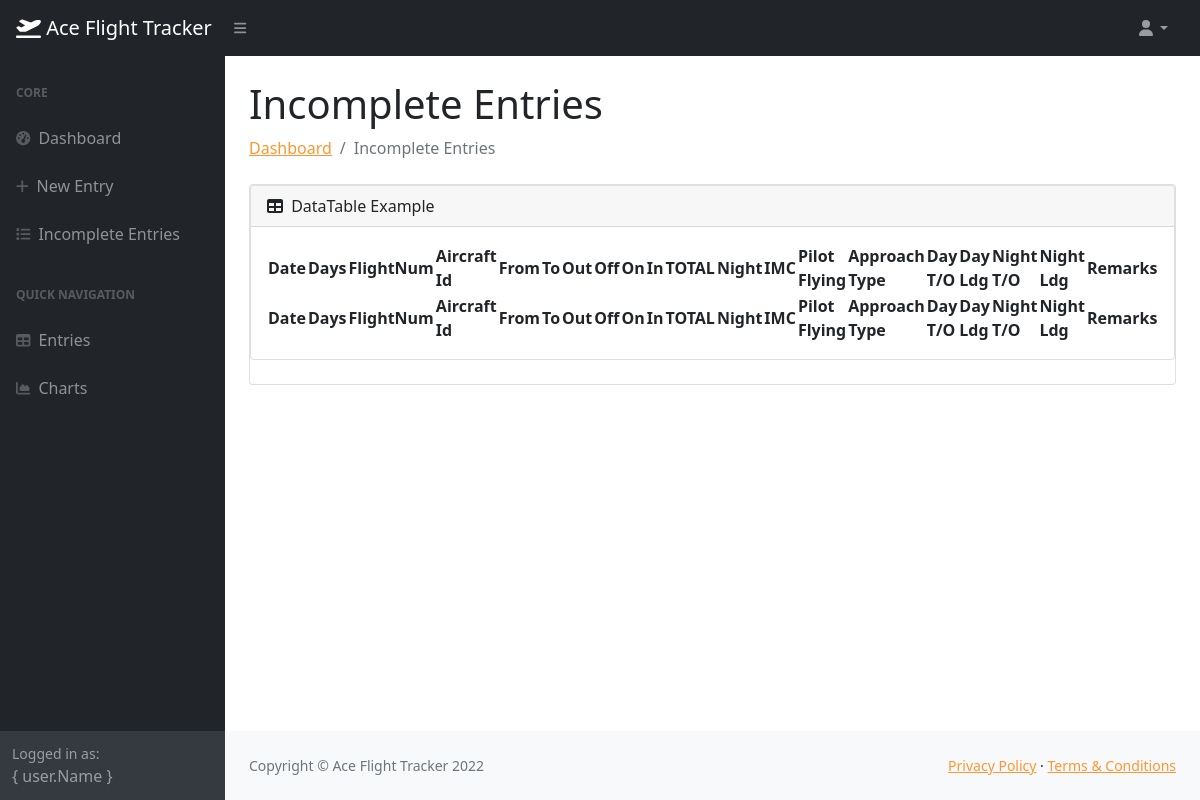
/incomplete-entries, run on an earlier commit of the app's database.
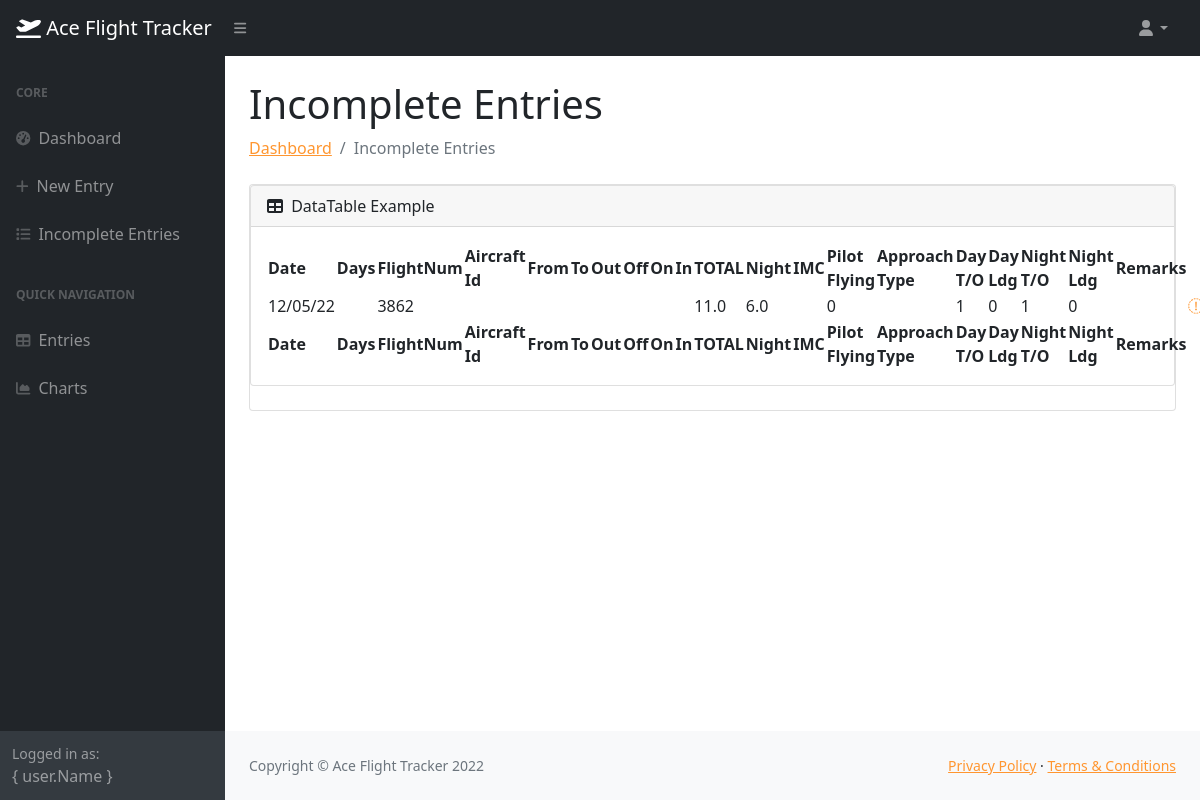
And on a later commit of the database.
### tracker/models.py (models this page shows, shortened)
class Flight(models.Model):
    flightid = models.AutoField(db_column='FlightId', primary_key=True)  # Field name made lowercase.
    date = models.TextField(db_column='Date', blank=True, null=True)  # Field name made lowercase.
    days = models.IntegerField(db_column='Days', blank=True, null=True)  # Field name made lowercase.
    flightnum = models.IntegerField(db_column='FlightNum', blank=True, null=True)  # Field name made lowercase.
    aircraftid = models.TextField(db_column='AircraftId', blank=True, null=True)  # Field name made lowercase.
    from_field = models.TextField(db_column='From', blank=True, null=True)  # Field name made lowercase. Field renamed because it was a Python reserved word.
    to = models.TextField(db_column='To', blank=True, null=True)  # Field name made lowercase.
    out = models.IntegerField(db_column='Out', blank=True, null=True)  # Field name made lowercase.
    off = models.IntegerField(db_column='Off', blank=True, null=True)  # Field name made lowercase.
    on = models.IntegerField(db_column='On', blank=True, null=True)  # Field name made lowercase.
    in_field = models.IntegerField(db_column='In', blank=True, null=True)  # Field name made lowercase. Field renamed because it was a Python reserved word.
    total = models.FloatField(db_column='TOTAL', blank=True, null=True)  # Field name made lowercase.
    night = models.FloatField(db_column='Night', blank=True, null=True)  # Field name made lowercase.
    imc = models.FloatField(db_column='IMC', blank=True, null=True)  # Field name made lowercase.
    pilotflying = models.IntegerField(db_column='PilotFlying', blank=True, null=True)  # Field name made lowercase.
    approachtype = models.TextField(db_column='ApproachType', blank=True, null=True)  # Field name made lowercase.
    dayt_o = models.IntegerField(db_column='DayT/O', blank=True, null=True)  # Field name made lowercase. Field renamed to remove unsuitable characters.
    dayldg = models.IntegerField(db_column='DayLdg', blank=True, null=True)  # Field name made lowercase.
    nightt_o = models.IntegerField(db_column='NightT/O', blank=True, null=True)  # Field name made lowercase. Field renamed to remove unsuitable characters.
    nightldg = models.IntegerField(db_column='NightLdg', blank=True, null=True)  # Field name made lowercase.
    remarks = models.TextField(db_column='Remarks', blank=True, null=True)  # Field name made lowercase.
    class Meta:
        managed = False
        db_table = 'Flight'

### tracker/views.py (the view)
# urls.py: path("incomplete-entries", incompletePageView, name="incomplete-entries"),
def incompletePageView(request):
    incomplete_list = Flight.objects.all()
    incomplete_list = Flight.objects.filter(from_field=None, to=None)
    context ={
        'flight': incomplete_list
    }
    return render(request, 'aceflighttracker/incomplete-entries.html',context)

### templates/aceflighttracker/incomplete-entries.html (shortened to what this page needs)
{% extends 'base.html' %}
{% block main %}
<main>
    <div class="container-fluid px-4">
        <h1 class="mt-4">Incomplete Entries</h1>
        <ol class="breadcrumb mb-4">
            <li class="breadcrumb-item"><a href="{%url 'index'%}">Dashboard</a></li>
            <li class="breadcrumb-item active">Incomplete Entries</li>
        </ol>
        <div class="card mb-4">
            <div class="card mb-4">
                {% include 'components/table.html' with data=flight %}
            </div>
        </div>
    </div>
</main>
{% endblock main %}

### templates/components/table.html (shortened to what the changed rows need)
<div class="card-body">
    <table id="datatablesSimple" >
        <thead>
            <tr>
                <th>Date</th>
                <th>Days</th>
                <th>FlightNum</th>
                <th>Aircraft Id</th>
                <th>From</th>
                <th>To</th>
                <th>Out</th>
                <th>Off</th>
                <th>On</th>
                <th>In</th>
                <th>TOTAL</th>
                <th>Night</th>
                <th>IMC</th>
                <th>Pilot Flying</th>
                <th>Approach Type</th>
                <th>Day T/O</th>
                <th>Day Ldg</th>
                <th>Night T/O</th>
                <th>Night Ldg</th>
                <th>Remarks</th>
                <th></th>
            </tr>
        </thead>
        <tfoot>
            <tr>
                <th>Date</th>
                <th>Days</th>
                <th>FlightNum</th>
                <th>Aircraft Id</th>
                <th>From</th>
                <th>To</th>
                <th>Out</th>
                <th>Off</th>
                <th>On</th>
                <th>In</th>
                <th>TOTAL</th>
                <th>Night</th>
                <th>IMC</th>
                <th>Pilot Flying</th>
                <th>Approach Type</th>
                <th>Day T/O</th>
                <th>Day Ldg</th>
                <th>Night T/O</th>
                <th>Night Ldg</th>
                <th>Remarks</th>
                <th></th>
            </tr>
        </tfoot>
        <tbody>
            {% for flight in flight %}
            <tr ondblclick="updateRow({{flight.flightid}})">
                {% if flight.date != None %}
                <td>{{flight.date}}</td>
                {% else %}
                <td></td>
                {% endif %}
                {% if flight.days != None %}
                <td>{{flight.days}}</td>
                {% else %}
                <td></td>
                {% endif %}
                {% if flight.flightnum != None %}
                <td>{{flight.flightnum}}</td>
                {% else %}
                <td></td>
                {% endif %}
                {% if flight.aircraftid != None %}
                <td>{{flight.aircraftid}}</td>
                {% else %}
                <td></td>
                {% endif %}
                {% if flight.from_field != None %}
                <td>{{flight.from_field}}</td>
                {% else %}
                <td></td>
                {% endif %}
                {% if flight.to != None %}
                <td>{{flight.to}}</td>
                {% else %}
                <td></td>
                {% endif %}
                {% if flight.out != None %}
                <td>{{flight.out}}</td>
                {% else %}
                <td></td>
                {% endif %}
                {% if flight.off != None %}
                <td>{{flight.off}}</td>
                {% else %}
                <td></td>
                {% endif %}
                {% if flight.on != None %}
                <td>{{flight.on}}</td>
                {% else %}
                <td></td>
                {% endif %}
                {% if flight.in_field != None %}
                <td>{{flight.in_field}}</td>
                {% else %}
                <td></td>
                {% endif %}
                {% if flight.total != None %}
                <td>{{flight.total}}</td>
                {% else %}
                <td></td>
                {% endif %}
                {% if flight.night != None %}
                <td>{{flight.night}}</td>
                {% else %}
                <td></td>
                {% endif %}
                {% if flight.imc != None %}
                <td>{{flight.imc}}</td>
                {% else %}
                <td></td>
                {% endif %}
                {% if flight.pilotflying != None %}
                <td>{{flight.pilotflying}}</td>
                {% else %}
                <td></td>
                {% endif %}
                {% if flight.approachtype != None %}
                <td>{{flight.approachtype}}</td>
                {% else %}
                <td></td>
                {% endif %}
                {% if flight.dayt_o != None %}
                <td>{{flight.dayt_o}}</td>
                {% else %}
                <td></td>
                {% endif %}
                {% if flight.dayldg != None %}
                <td>{{flight.dayldg}}</td>
                {% else %}
                <td></td>
                {% endif %}
                {% if flight.nightt_o != None %}
                <td>{{flight.nightt_o}}</td>
                {% else %}
                <td></td>
                {% endif %}
                {% if flight.nightldg != None %}
                <td>{{flight.nightldg}}</td>
                {% else %}
                <td></td>
                {% endif %}
                {% if flight.remarks != None %}
                <td>{{flight.remarks}}</td>
                {% else %}
                <td></td>
                {% endif %}
                <td><a href="{% url 'delete-flight' flightid=flight.flightid%}"><i class="fa-sharp fa-solid fa-trash" onclick="return confirm('Are you sure you want to delete this item?')"></i></a></td>
            </tr>
            {% endfor %}
        </tbody>
    </table>
</div>

What changed in the data, as far as the page shows it:
added Flight: date "12/05/22", flightnum "3862", total "11.0", night "6.0", pilotflying "0", dayt_o "1", dayldg "0", nightt_o "1", nightldg "0"
